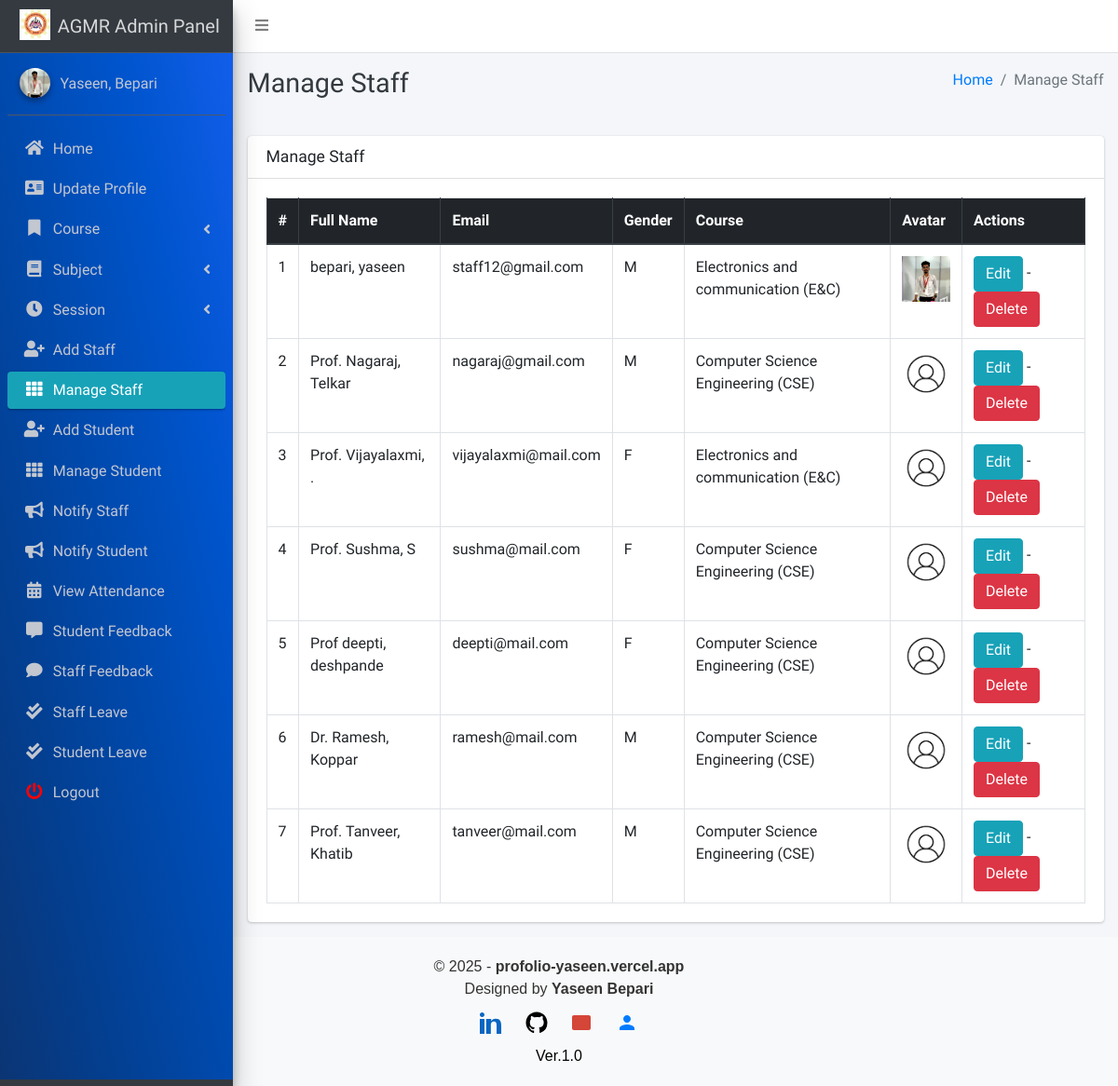
Page /staff/manage/ (signed in) on the committed database.
### main_app/models.py (models this page shows, shortened)
class CustomUser(AbstractUser):
    USER_TYPE = ((1, "HOD"), (2, "Staff"), (3, "Student"))
    GENDER = [("M", "Male"), ("F", "Female")]
    username = None  # Removed username, using email instead
    email = models.EmailField(unique=True)
    user_type = models.CharField(default=1, choices=USER_TYPE, max_length=1)
    gender = models.CharField(max_length=1, choices=GENDER)
    profile_pic = models.ImageField()
    address = models.TextField()
    fcm_token = models.TextField(default="")  # For firebase notifications
    created_at = models.DateTimeField(auto_now_add=True)
    updated_at = models.DateTimeField(auto_now=True)
    USERNAME_FIELD = "email"
    REQUIRED_FIELDS = []
    objects = CustomUserManager()
    def __str__(self):
        return self.last_name + ", " + self.first_name

class Staff(models.Model):
    course = models.ForeignKey(Course, on_delete=models.DO_NOTHING, null=True, blank=False)
    admin = models.OneToOneField(CustomUser, on_delete=models.CASCADE)

class Course(models.Model):
    name = models.CharField(max_length=120)
    created_at = models.DateTimeField(auto_now_add=True)
    updated_at = models.DateTimeField(auto_now=True)

### main_app/hod_views.py (the view)
# urls.py: path("staff/manage/", hod_views.manage_staff, name='manage_staff'),
def manage_staff(request):
    allStaff = CustomUser.objects.filter(user_type=2)
    context = {
        'allStaff': allStaff,
        'page_title': 'Manage Staff'
    }
    return render(request, "hod_template/manage_staff.html", context)

### main_app/templates/hod_template/manage_staff.html
{% extends 'main_app/base.html' %}
{% load static %}
{% block page_title %}{{page_title}}{% endblock page_title %}
{% block content %}
<section class="content">
    <div class="container-fluid">
        <div class="row">
            <div class="col-md-12">
                <div class="card">
                    <div class="card-header">
                        <h3 class="card-title">{{page_title}}</h3>
                    </div>
                    <div class="card-body">
                        <table id="example2" class="table table-bordered table-hover">
                            <thead class="thead-dark">
                                <tr>
                                    <th>#</th>
                                    <th>Full Name</th>
                                    <th>Email</th>
                                    <th>Gender</th>
                                    <th>Course</th>
                                    <th>Avatar</th>
                                    <th>Actions</th>
                                </tr>
                            </thead>
                            <tbody>
                                {% for staff in allStaff %}
                                <tr>
                                    <td>{{ forloop.counter }}</td>
                                    <td>{{staff.last_name}}, {{staff.first_name}}</td>
                                    <td>{{staff.email}}</td>
                                    <td>{{staff.gender}}</td>
                                    <td>{{staff.staff.course.name}}</td>
                                    <td>
                                        {% if staff.profile_pic == ""  %}
                                        No Image
                                        {% else %}
                                        <img class="img img-fluid mb-2" height="56" width="56"
                                            src="{{staff.profile_pic}}" alt="">
                                        {% endif %}
                                    </td>
                                    <td>
                                        <a href="{% url 'edit_staff' staff.staff.id %}" class="btn btn-info">Edit</a> -
                                        <a href="{% url 'delete_staff' staff.staff.id %}" class="btn btn-danger" onclick="return confirm('Are you sure about this ?')">Delete</a>
                                    </td>
                                </tr>
                                {% endfor %}
                            </tbody>
                        </table>
                    </div>
                </div>
            </div>
        </div>
    </div>
</section>
{% endblock content %}

### main_app/templates/main_app/sidebar_template.html (shortened to what this page needs)
{% load static %}
<aside class="main-sidebar sidebar-dark-info elevation-4">
    {% if request.user.user_type == '1' %}
    <a href="{% url 'admin_home' %}" class="brand-link">
        <img src="{% static 'dist/img/agm logo.jpg' %} " alt="AGMR LOGO"
            class="brand-image " >
        <span class="brand-text font-weight-light" >AGMR Admin Panel</span>
    </a>
    <div class="sidebar" style="background-image: linear-gradient(to right top, #0b3574, #033f91, #004aae, #0054cc, #125eeb);">
        <div class="user-panel mt-3 pb-3 mb-3 d-flex">
            <div class="image">
                <img src="{{ request.user.profile_pic}}" class="img-circle elevation-2" alt="User Image">
            </div>
            <div class="info">
                <a href="#" class="d-block">{{user}}</a>
            </div>
        </div>
        <nav class="mt-2">
            <ul class="nav nav-pills nav-sidebar flex-column" data-widget="treeview" role="menu" data-accordion="false">
                <li class="nav-item">
                    {% url 'admin_home' as admin_home %}
                    <a href="{{admin_home}}" class="nav-link {% if admin_home == request.path %} active {% endif %}">
                        <i class="nav-icon fas fa-home"></i>
                        <p>
                            Home
                        </p>
                    </a>
                </li>
                <li class="nav-item">
                    {% url 'admin_view_profile' as admin_view_profile %}
                    <a href="{{admin_view_profile}}"
                        class="nav-link {% if admin_view_profile == request.path %} active {% endif %}">
                        <i class="nav-icon fas fa-address-card"></i>
                        <p>
                            Update Profile
                        </p>
                    </a>
                </li>
                <li class="nav-item has-treeview">
                    <a href="#" class="nav-link" >
                        <i class="nav-icon fas fa-bookmark"></i>
                        <p>
                            Course
                            <i class="fas fa-angle-left right"></i>
                        </p>
                    </a>
                </li>
                <li class="nav-item has-treeview">
                    <a href="#" class="nav-link">
                        <i class="nav-icon fas fa-book"></i>
                        <p>
                            Subject
                            <i class="fas fa-angle-left right"></i>
                        </p>
                    </a>
                </li>
                <li class="nav-item has-treeview">
                    <a href="#" class="nav-link">
                        <i  class="nav-icon fas fa-clock"></i>
                        <p>
                            Session
                            <i class="fas fa-angle-left right"></i>
                        </p>
                    </a>
                </li>
                <li class="nav-item">
                    {% url 'add_staff' as add_staff %}
                    <a href="{{add_staff}}" class="nav-link {% if add_staff == request.path %} active {% endif %}">
                        <i class="nav-icon fas fa-user-plus"></i>
                        <p>
                            Add Staff
                        </p>
                    </a>
                </li>
                <li class="nav-item">
                    {% url 'manage_staff' as manage_staff %}
                    {% url 'edit_staff' staff_id as edit_staff %}
                    <a href="{{manage_staff}}"
                        class="nav-link {% if manage_staff == request.path or request.path == edit_staff %} active {% endif %}">
                        <i class="nav-icon fas fa-th"></i>
                        <p>
                            Manage Staff
                        </p>
                    </a>
                </li>
                <li class="nav-item">
                    {% url 'add_student' as add_student%}
                    <a href="{{add_student}}" class="nav-link  {% if add_student == request.path %} active {% endif %}">
                        <i class="nav-icon fas fa-user-plus"></i>
                        <p>
                            Add Student
                        </p>
                    </a>
                </li>
                <li class="nav-item">
                    {% url 'manage_student' as manage_student %}
                    {% url 'edit_student' student_id as edit_student %}
                    <a href="{{manage_student}}"
                        class="nav-link  {% if edit_student == request.path or manage_student == request.path %} active {% endif %}">
                        <i class="nav-icon fas fa-th"></i>
                        <p>
                            Manage Student
                        </p>
                    </a>
                </li>
                <li class="nav-item">
                    {% url 'admin_notify_staff' as admin_notify_staff %}
                    <a href="{{admin_notify_staff}}"
                        class="nav-link {% if admin_notify_staff == request.path %} active {% endif %}">
                        <i class="nav-icon fas fa-bullhorn"></i>
                        <p>
                            Notify Staff
                        </p>
                    </a>
                </li>
                <li class="nav-item">
                    {% url 'admin_notify_student' as admin_notify_student %}
                    <a href="{{admin_notify_student}}"
                        class="nav-link {% if admin_notify_student == request.path %} active {% endif %}">
                        <i class="nav-icon fas fa-bullhorn"></i>
                        <p>
                            Notify Student
                        </p>
                    </a>
                </li>
                <li class="nav-item">
                    {% url 'admin_view_attendance' as admin_view_attendance %}
                <li class="nav-item">
                    <a href="{{admin_view_attendance}}"
                        class="nav-link  {% if admin_view_attendance == request.path %} active {% endif %}">
                        <i class="nav-icon fas fa-calendar-alt"></i>
                        <p>
                            View Attendance
                        </p>
                    </a>
                </li>
                <li class="nav-item">
                    {% url 'student_feedback_message' as student_feedback_message %}
                    <a href="{{ student_feedback_message }}"
                        class="nav-link  {% if student_feedback_message == request.path %} active {% endif %}">
                        <i class="nav-icon fas fa-comment-alt"></i>
                        <p>
                            Student Feedback
                        </p>
                    </a>
                </li>
                <li class="nav-item">
                    {% url 'staff_feedback_message' as staff_feedback_message %}
                    <a href="{{staff_feedback_message}}"
                        class="nav-link   {% if staff_feedback_message == request.path %} active {% endif %}">
                        <i  class="nav-icon fas fa-comment"></i>
                        <p>
                            Staff Feedback
                        </p>
                    </a>
                </li>
                <li class="nav-item">
                    {% url 'view_staff_leave' as view_staff_leave %}
                    <a href="{{view_staff_leave}}"
                        class="nav-link  {% if view_staff_leave == request.path %} active {% endif %}">
                        <i  class="nav-icon fas fa-check-double"></i>
                        <p>
                            Staff Leave
                        </p>
                    </a>
                </li>
                <li class="nav-item">
                    {% url 'view_student_leave' as view_student_leave %}
                    <a href="{% url 'view_student_leave' %}"
                        class="nav-link  {% if view_student_leave == request.path %} active {% endif %}">
                        <i  class="nav-icon fas fa-check-double"></i>
                        <p>
                            Student Leave
                        </p>
                    </a>
                </li>
                                        {% endif %}
                                        <li class="nav-item">
                                            <a href="{% url 'user_logout' %}"
                                                onclick="return confirm('Your session would be terminated.\n\nProceed?')"
                                                class="nav-link">
                                                <i  style="color: #ff0000"  class="nav-icon fas fa-power-off"></i>
                                                <p>
                                                    Logout
                                                </p>
                                            </a>
                                        </li>
                                    </ul>
                                </nav>
                            </div>
</aside>

### rows in the picture
CustomUser: last_name+first_name "Yaseen, Bepari"
CustomUser: last_name "bepari", first_name "yaseen", email "staff12@gmail.com", gender "M", staff.course.name "Electronics and communication (E&C)", shows a picture
CustomUser: last_name "Prof. Nagaraj", first_name "Telkar", email "nagaraj@gmail.com", gender "M", staff.course.name "Computer Science Engineering (CSE)", profile_pic (picture)
CustomUser: last_name "Prof. Vijayalaxmi", first_name ".", email "vijayalaxmi@mail.com", gender "F", staff.course.name "Electronics and communication (E&C)", profile_pic (picture)
CustomUser: last_name "Prof. Sushma", first_name "S", email "sushma@mail.com", gender "F", staff.course.name "Computer Science Engineering (CSE)", profile_pic (picture)
CustomUser: last_name "Prof deepti", first_name "deshpande", email "deepti@mail.com", gender "F", staff.course.name "Computer Science Engineering (CSE)", profile_pic (picture)
CustomUser: last_name "Dr. Ramesh", first_name "Koppar", email "ramesh@mail.com", gender "M", staff.course.name "Computer Science Engineering (CSE)", profile_pic (picture)
CustomUser: last_name "Prof. Tanveer", first_name "Khatib", email "tanveer@mail.com", gender "M", staff.course.name "Computer Science Engineering (CSE)", profile_pic (picture)

### other values in the picture
{{ page_title }} "Manage Staff"
